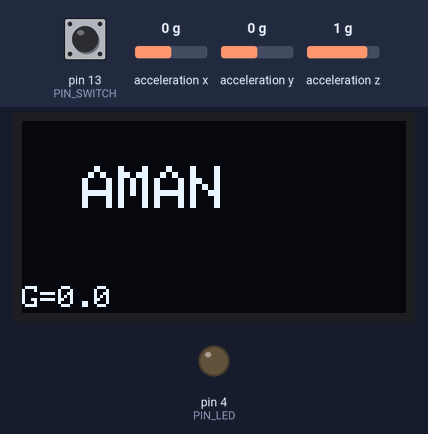
The sketch below on a simulated Arduino Uno, built with avr-gcc and run on an emulated ATmega328P. On the bench: 128×64 one-colour display, output pins drawn as LEDs (lit = HIGH). Wiring (inferred from the names in the program): MPU-9250 motion sensor at I2C address 0x68. The test bench sets the inputs (shaded band); at power-on: acceleration z 1 g, pin 13 (PIN_SWITCH) HIGH, acceleration x 0 g, acceleration y 0 g. What the sketch prints to the serial monitor is not drawn.

Above: at 4.2 s.
4.3 s: acceleration z set to 0.8 g
At 4.68 s:
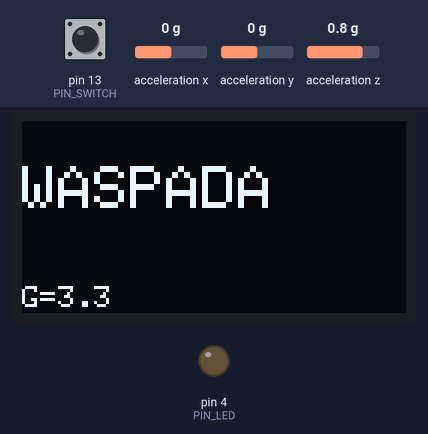
6.3 s: pin 13 (PIN_SWITCH) pulled LOW for 3.2 s
At 7.2 s:
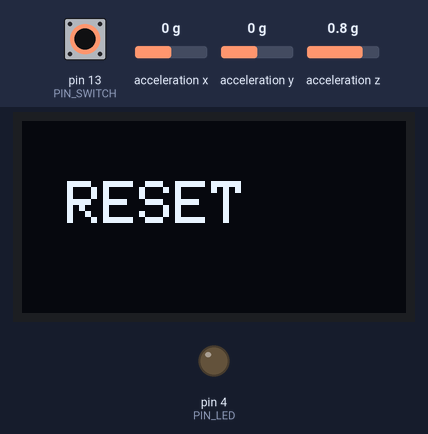
11.0 s: acceleration x set to -1.4 g
At 11.21 s:
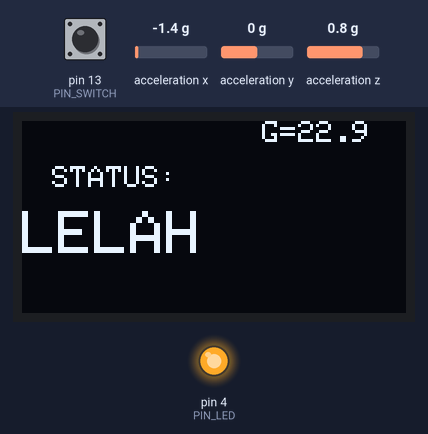
12.8 s: acceleration y set to -0.8 g
At 13.05 s:
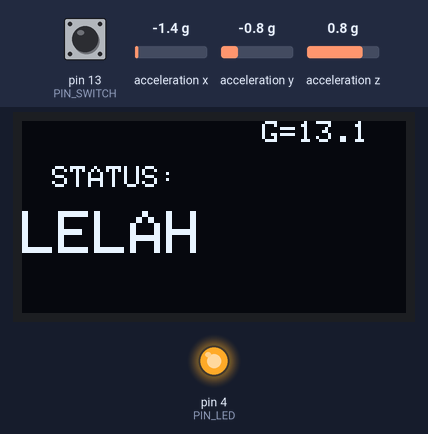
14.6 s: acceleration x set to -0.8 g
At 14.8 s:
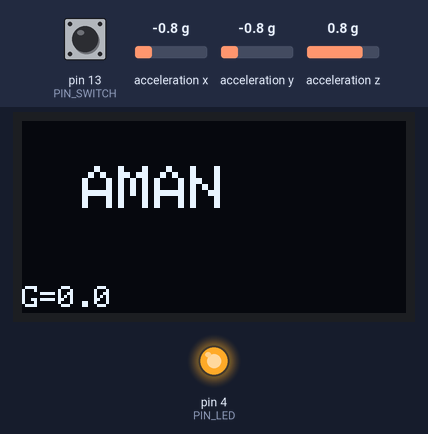
16.5 s: pin 13 (PIN_SWITCH) pulled LOW for 0.25 s
At 17.4 s:
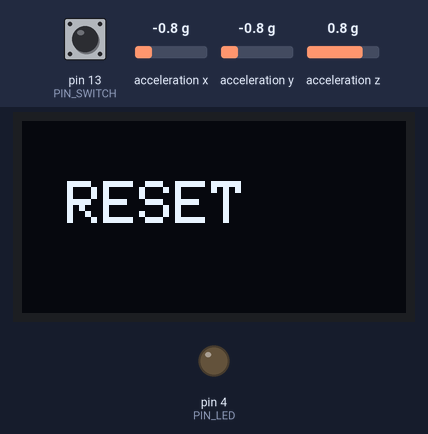
Timing chart, 0 to 19.5 s (numbered marks = the images above; inputs shaded):
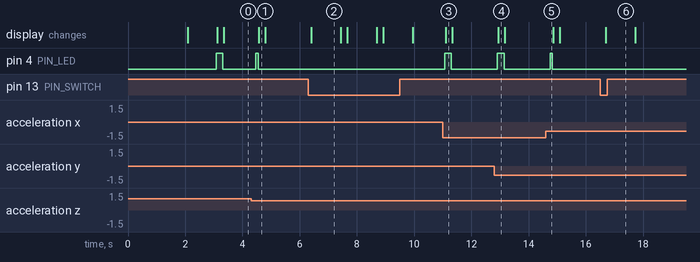

Measured:
- after the input at 4.3 s, pin 4 (PIN_LED): LOW → HIGH after 0.17 s, → LOW 0.08 s later; the display: changes after 0.27 s (image 1)
- after the input at 6.3 s, the display: changes after 0.11 s (image 2)
- after the input at 11.0 s, pin 4 (PIN_LED): LOW → HIGH after 0.07 s, → LOW 0.23 s later; the display: changes after 0.10 s (image 3)
- after the input at 12.8 s, pin 4 (PIN_LED): LOW → HIGH after 0.11 s, → LOW 0.23 s later; the display: changes after 0.14 s (image 4)
- after the input at 14.6 s, pin 4 (PIN_LED): LOW → HIGH after 0.15 s, → LOW 0.08 s later
- after the input at 16.5 s, the display: changes after 0.20 s (image 6)
- what the display in image 2 shows lasts 1.0 s, from 6.4 s to 7.4 s

The sketch:

SIGMA.ino
```cpp
#include <Wire.h>
#include <Adafruit_GFX.h>
#include <Adafruit_SSD1306.h>

#define SCREEN_WIDTH 128
#define SCREEN_HEIGHT 64

#define MPU_ADDR 0x68

#define PIN_LED 4
#define PIN_SWITCH 13

// BATAS BARU
#define BATAS_AMAN 2
#define BATAS_KELELAHAN 10

Adafruit_SSD1306 display(SCREEN_WIDTH, SCREEN_HEIGHT, &Wire, -1);

bool alarmReset = false;

int16_t axLama = 0;
int16_t ayLama = 0;
int16_t azLama = 0;

void setup() {

  Serial.begin(115200);

  pinMode(PIN_LED, OUTPUT);
  pinMode(PIN_SWITCH, INPUT_PULLUP);

  Wire.begin();

  // OLED
  if (!display.begin(SSD1306_SWITCHCAPVCC, 0x3C)) {
    Serial.println("OLED GAGAL");
    while (1);
  }

  display.clearDisplay();
  display.setTextSize(2);
  display.setTextColor(WHITE);
  display.setCursor(20, 20);
  display.println("SIGMA");
  display.display();

  delay(2000);

  // Bangunkan MPU6500
  Wire.beginTransmission(MPU_ADDR);
  Wire.write(0x6B);
  Wire.write(0x00);
  Wire.endTransmission();

  display.clearDisplay();
  display.setTextSize(1);
  display.setCursor(15, 25);
  display.println("Sensor Aktif");
  display.display();

  Serial.println("SISTEM SIGMA AKTIF");

  delay(1000);
}

void loop() {

  int16_t ax, ay, az;

  // Baca accelerometer
  Wire.beginTransmission(MPU_ADDR);
  Wire.write(0x3B);
  Wire.endTransmission(false);

  Wire.requestFrom(MPU_ADDR, 6);

  if (Wire.available() < 6) {
    return;
  }

  ax = (Wire.read() << 8) | Wire.read();
  ay = (Wire.read() << 8) | Wire.read();
  az = (Wire.read() << 8) | Wire.read();

  // Nilai gerakan (diperkecil)
  float gerakan =
    (abs(ax - axLama) +
     abs(ay - ayLama) +
     abs(az - azLama)) / 1000.0;

  axLama = ax;
  ayLama = ay;
  azLama = az;

  // Tombol Reset
  if (digitalRead(PIN_SWITCH) == LOW) {

    alarmReset = true;

    digitalWrite(PIN_LED, LOW);

    display.clearDisplay();
    display.setTextSize(2);
    display.setCursor(15, 20);
    display.println("RESET");
    display.display();

    delay(1000);
  }

  Serial.print("AX=");
  Serial.print(ax);

  Serial.print(" AY=");
  Serial.print(ay);

  Serial.print(" AZ=");
  Serial.print(az);

  Serial.print(" G=");
  Serial.print(gerakan, 1);

  Serial.print(" STATUS=");

  display.clearDisplay();

  // =====================
  // AMAN
  // =====================
  if (gerakan < BATAS_AMAN) {

    alarmReset = false;

    digitalWrite(PIN_LED, LOW);

    Serial.println("AMAN");

    display.setTextSize(2);
    display.setCursor(20, 15);
    display.println("AMAN");

    display.setTextSize(1);
    display.setCursor(0, 55);
    display.print("G=");
    display.print(gerakan, 1);
  }

  // =====================
  // WASPADA
  // =====================
  else if (gerakan < BATAS_KELELAHAN) {

    alarmReset = false;

    digitalWrite(PIN_LED, HIGH);
    delay(80);
    digitalWrite(PIN_LED, LOW);

    Serial.println("WASPADA");

    display.setTextSize(2);
    display.setCursor(0, 15);
    display.println("WASPADA");

    display.setTextSize(1);
    display.setCursor(0, 55);
    display.print("G=");
    display.print(gerakan, 1);
  }

  // =====================
  // KELELAHAN
  // =====================
  else {

    Serial.println("KELELAHAN");

    if (!alarmReset) {
      digitalWrite(PIN_LED, HIGH);
    }

    display.setTextSize(1);
    display.setCursor(10, 15);
    display.println("STATUS:");

    display.setTextSize(2);
    display.setCursor(0, 30);
    display.println("LELAH");

    display.setTextSize(1);
    display.setCursor(80, 0);
    display.print("G=");
    display.print(gerakan, 1);
  }

  display.display();

  delay(200);
}
```
